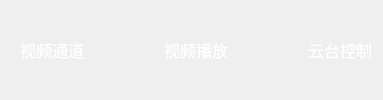
           <widget class="QWidget" name="cameraWidget_2" native="true">
            <property name="minimumSize">
             <size>
              <width>0</width>
              <height>40</height>
             </size>
            </property>
            <property name="font">
             <font>
              <family>微软雅黑</family>
              <pointsize>12</pointsize>
             </font>
            </property>
            <layout class="QHBoxLayout" name="horizontalLayout_43">
             <property name="spacing">
              <number>80</number>
             </property>
             <property name="leftMargin">
              <number>20</number>
             </property>
             <item>
              <widget class="QLabel" name="label_13">
               <property name="styleSheet">
                <string notr="true">color:rgb(255, 255, 255)</string>
               </property>
               <property name="text">
                <string>视频通道</string>
               </property>
              </widget>
             </item>
             <item>
              <widget class="QLabel" name="label_14">
               <property name="styleSheet">
                <string notr="true">color:rgb(255, 255, 255)</string>
               </property>
               <property name="text">
                <string>视频播放</string>
               </property>
              </widget>
             </item>
             <item>
              <widget class="QLabel" name="label_20">
               <property name="styleSheet">
                <string notr="true">color:rgb(255, 255, 255)</string>
               </property>
               <property name="text">
                <string>云台控制</string>
               </property>
              </widget>
             </item>
            </layout>
           </widget>
